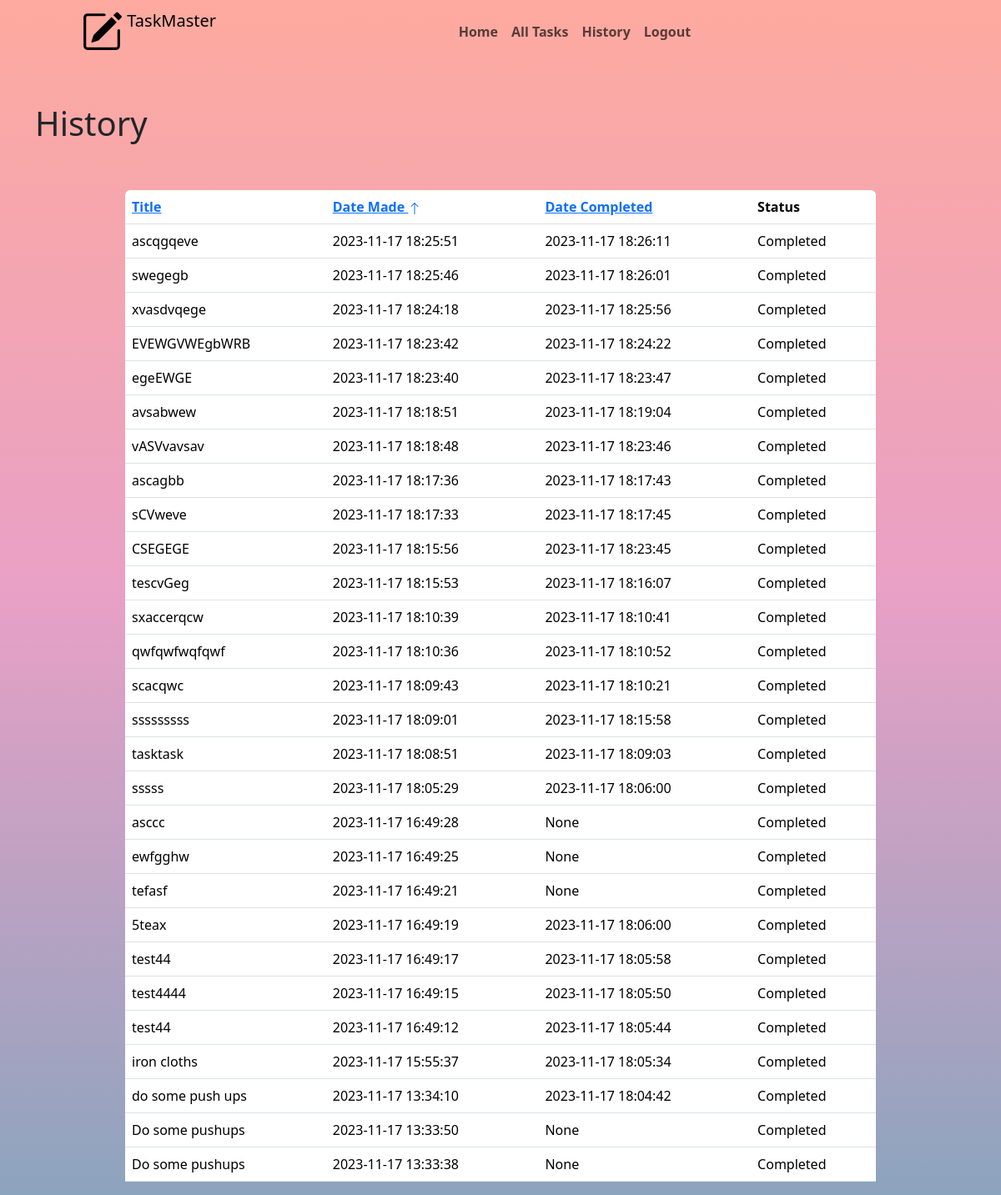
Page /history (signed in) on the earlier database version.
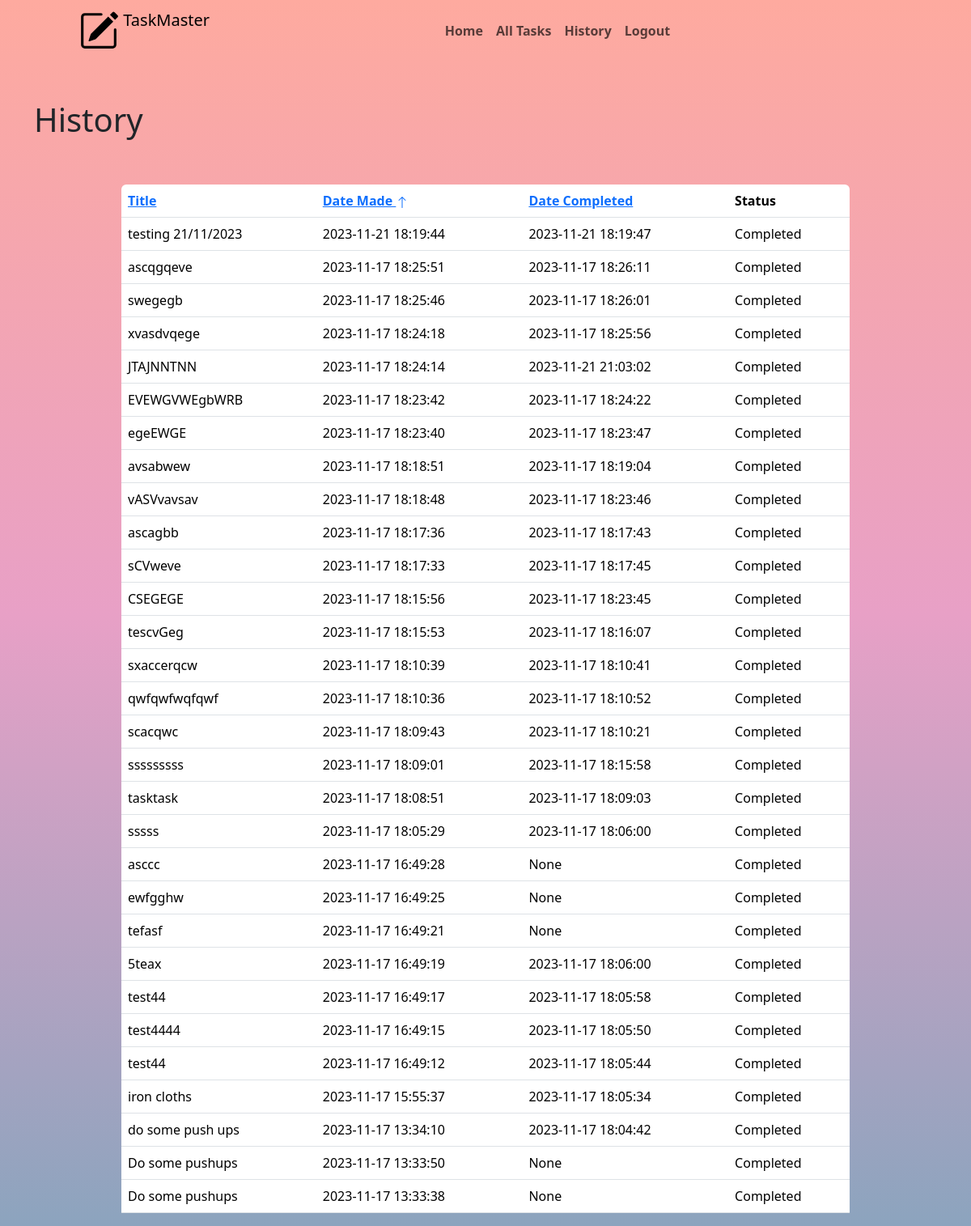
Same page on the later database version.
### tables this page shows
CREATE TABLE tasks (
    id INTEGER PRIMARY KEY AUTOINCREMENT,
    user_id INTEGER,
    title TEXT NOT NULL,
    date_made DATE DEFAULT CURRENT_DATE,
    is_complete BOOLEAN DEFAULT 0, date_completed DATETIME,
    FOREIGN KEY (user_id) REFERENCES users(id)
);

### app.py (the view)
@app.route('/history')
def history():
    if 'user_id' not in session:
        return redirect(url_for('login'))
    user_id = session['user_id']
    db, cursor = get_db()
    cursor.execute("SELECT id, title, date_made, date_completed FROM tasks WHERE user_id = ? AND is_complete = 1", (user_id,))
    completed_tasks = cursor.fetchall()
    completed_names = [{'id': id, 'title': title, 'date_made': date_made, 'date_completed': date_completed} for id, title, date_made, date_completed in completed_tasks]
    sort_order = request.args.get('sort_order', 'desc')  # Default to descending order
    completed_names.sort(key=lambda x: x['date_made'], reverse=(sort_order == 'desc'))
    return render_template('mainscreen/history.html', tasks=completed_names, sort_order=sort_order)

### app.py (called while the page is built)
def get_db():
    if 'db' not in g:
        g.db = sqlite3.connect('todo.db')
        g.cursor = g.db.cursor()
    return g.db, g.cursor

@app.before_request
def before_request():
    get_db()

### templates/mainscreen/history.html (shortened to what this page needs)
{% extends 'layouts/layout.html' %}
{% block content %}
<div class="container mt-5">
<h1> History</h1>
</div>
    <div class="d-flex justify-content-evenly">
        <div class="table-responsive w-75 bdr mt-5">
        <table class="table " id="tasktable">
            <thead class="thead-dark">
                <tr>
                    <th scope="col"><a href="#" onclick="sortTable('date_made');">Title</a></th>
                    <th scope="col"><a href="#" onclick="sortTable('date_made');">Date Made
                        {% if sort_order == 'desc' %}
                        <a href="{{ url_for('tasks', sort_order='asc') }}">
                            <svg xmlns="http://www.w3.org/2000/svg" width="16" height="16" fill="currentColor" class="bi bi-arrow-up" viewBox="0 0 16 16">
                                <path fill-rule="evenodd" d="M8 15a.5.5 0 0 0 .5-.5V2.707l3.146 3.147a.5.5 0 0 0 .708-.708l-4-4a.5.5 0 0 0-.708 0l-4 4a.5.5 0 1 0 .708.708L7.5 2.707V14.5a.5.5 0 0 0 .5.5"/>
                            </svg>
                        </a>
                    {% endif %}     </a></th>
                    <th scope="col"><a href="#" onclick="sortTable('date_completed');">Date Completed</a></th>
                    <th scope="col">Status</th>
                </tr>
            </thead>
            <tbody>
                {% for task in tasks %}
                    <tr>
                        <td>{{ task['title'] }}</td>
                        <td>{{ task['date_made'] }}</td>
                        <td>{{ task['date_completed'] }}</td>
                        <td>Completed</td>
                    </tr>
                {% endfor %}
            </tbody>
        </table>
        </div>
    </div>
{% endblock %}

Differences in the rows shown:
added tasks: title "testing 21/11/2023", date_made "2023-11-21 18:19:44", date_completed "2023-11-21 18:19:47"
now on this page (row edited): tasks: title "JTAJNNTNN", date_made "2023-11-17 18:24:14", date_completed "2023-11-21 21:03:02"
